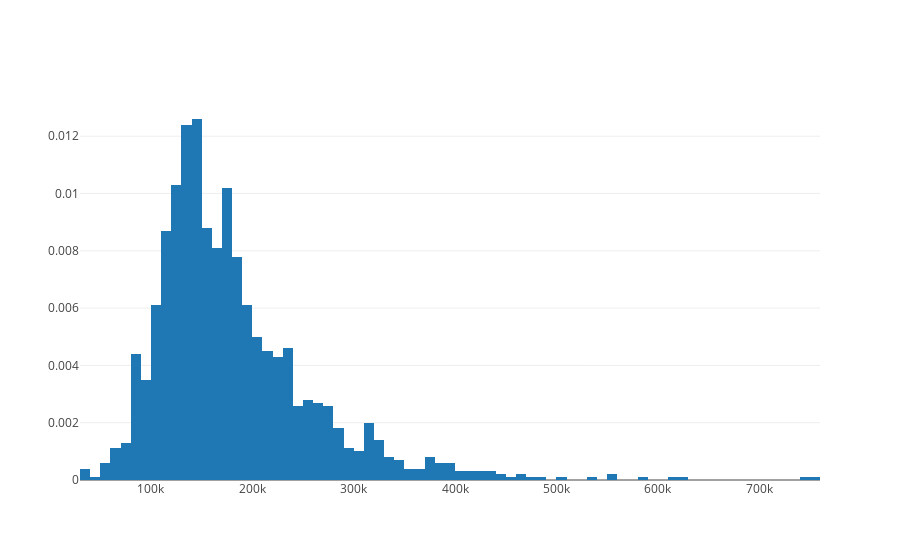
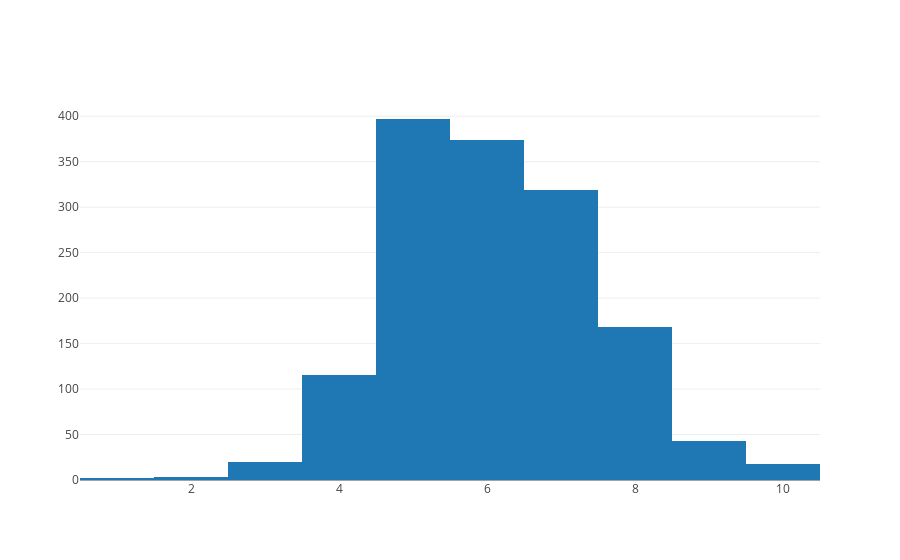
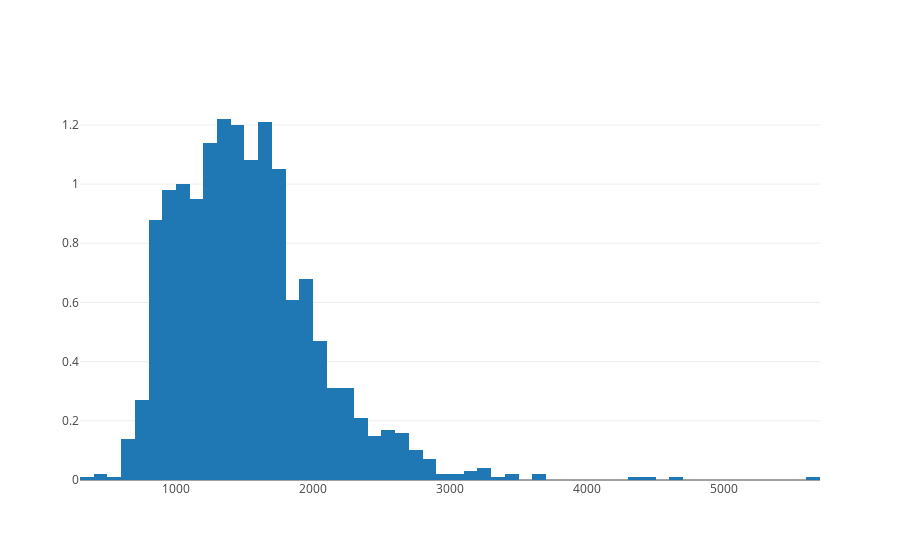
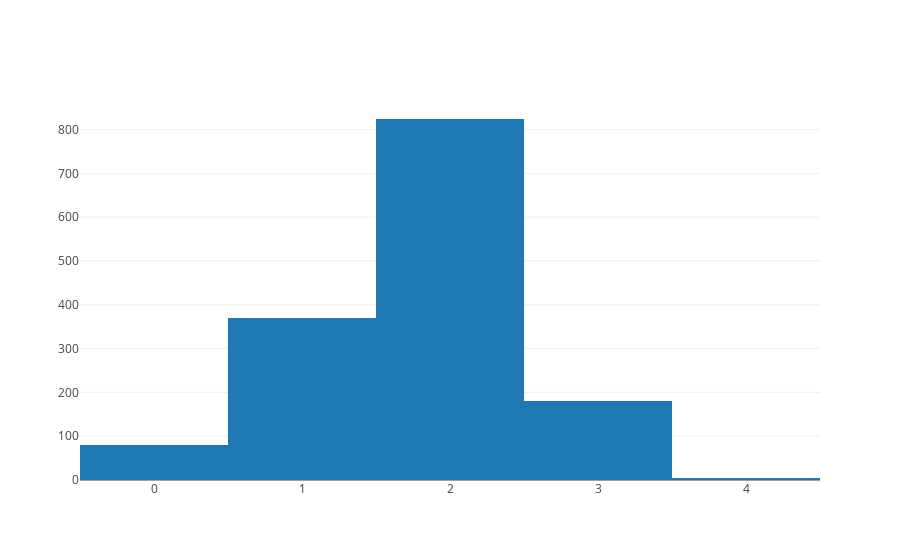

Notebook code cell kept with these figures, in order:
### Code cell
for column in columns:
    x = train[column]
    data = [go.Histogram(x=x,histnorm='density')] # 'density'

    py.iplot(data)

### Figure 1 — Plotly figure (JSON) as saved in the notebook; plotly's stock layout.template omitted (floating-point values rounded to 4 significant figures; data arrays with more than 128 entries replaced by an {"elided": "..."} marker saying what was removed)
{"data": [{"histnorm": "density", "type": "histogram", "uid": "87e70834-bff5-11e8-ae54-e4a7a085a6b4", "x": {"elided": "1460 int values"}}], "layout": {}}

### Figure 2 — Plotly figure (JSON) as saved in the notebook; plotly's stock layout.template omitted (floating-point values rounded to 4 significant figures; data arrays with more than 128 entries replaced by an {"elided": "..."} marker saying what was removed)
{"data": [{"histnorm": "density", "type": "histogram", "uid": "87f3f340-bff5-11e8-9889-e4a7a085a6b4", "x": {"elided": "1460 int values"}}], "layout": {}}

### Figure 3 — Plotly figure (JSON) as saved in the notebook; plotly's stock layout.template omitted (floating-point values rounded to 4 significant figures; data arrays with more than 128 entries replaced by an {"elided": "..."} marker saying what was removed)
{"data": [{"histnorm": "density", "type": "histogram", "uid": "8803225e-bff5-11e8-857b-e4a7a085a6b4", "x": {"elided": "1460 int values"}}], "layout": {}}

### Figure 4 — Plotly figure (JSON) as saved in the notebook; plotly's stock layout.template omitted (floating-point values rounded to 4 significant figures; data arrays with more than 128 entries replaced by an {"elided": "..."} marker saying what was removed)
{"data": [{"histnorm": "density", "type": "histogram", "uid": "88127e4a-bff5-11e8-aa9b-e4a7a085a6b4", "x": {"elided": "1460 int values"}}], "layout": {}}
